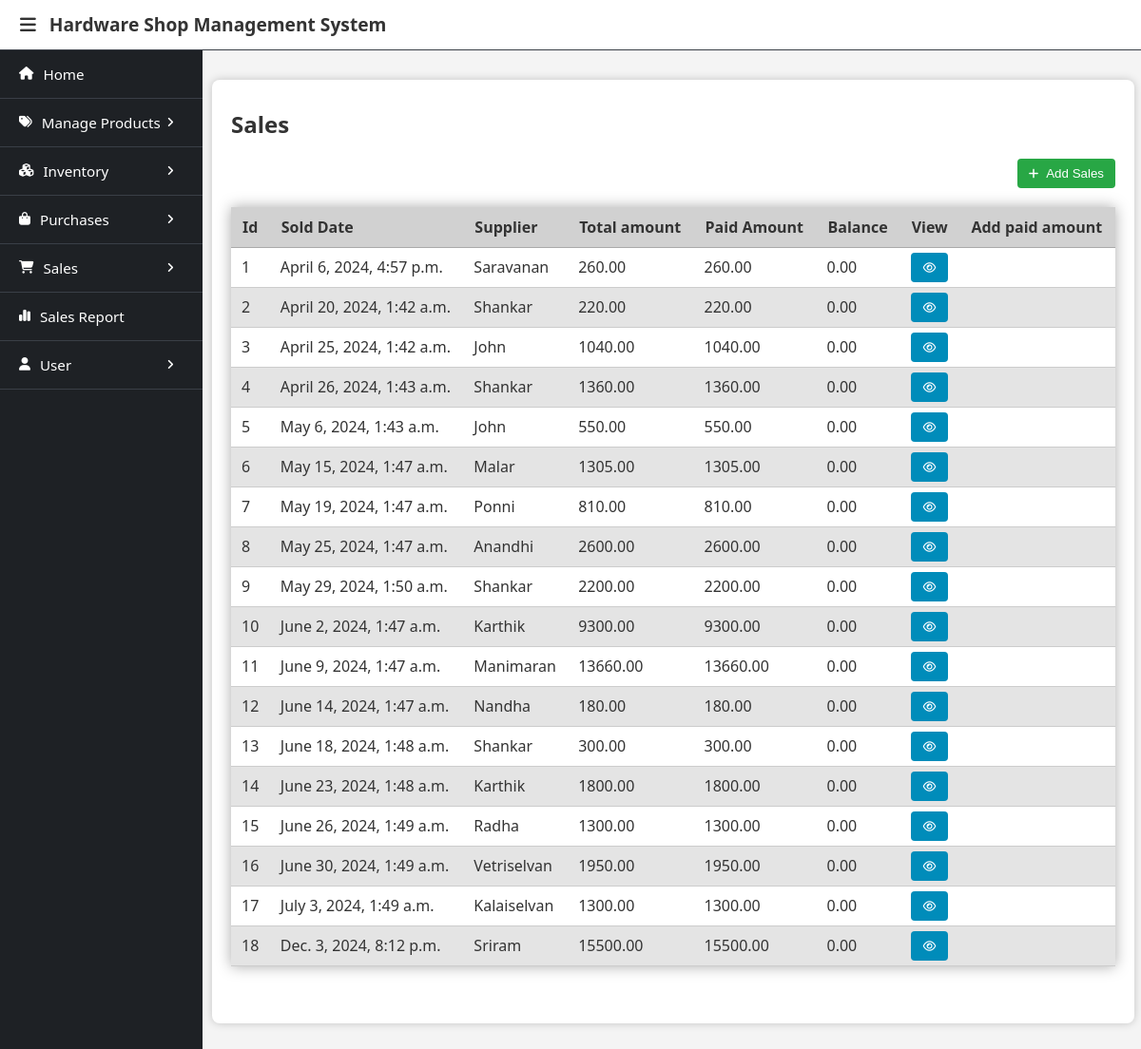
The app's page /sales/ (signed in) with its own data.
### database/models.py (models this page shows, shortened)
class SaleHeaderDetail(models.Model):
    sale_id = models.BigAutoField(primary_key=True)
    customer_ref = models.ForeignKey(Customer, on_delete=models.SET_NULL, null=True)
    sold_date = models.DateTimeField(auto_now_add=True)
    bill_amount = models.DecimalField(decimal_places=2, max_digits=10)
    discount_percent = models.DecimalField(default=0, blank=True, decimal_places=2, max_digits=10)
    discount_amount = models.DecimalField(default=0, blank=True, decimal_places=2, max_digits=10)
    class Meta:
        db_table = 'sale_header_detail'

class Customer(models.Model):
    customer_id = models.BigAutoField(primary_key=True)
    customer_name = models.CharField(max_length=60)
    gender = models.CharField(choices = (("male","Male"),("female","Female"), ("transgender","Transgender")), max_length=20, null=True, blank=True)
    dob_regex = RegexValidator(regex=r'^[0-9]{1,2}\/[0-9]{1,2}\/[0-9]{4}$', message="dob must be in the format: dd/mm/yyyy")
    dob = models.CharField(validators=[dob_regex], max_length=20, null=True, blank=True)
    phone_regex = RegexValidator(regex=r'^(\d{10})$', message="Phone number must be entered in the 10 digit format: '9999999999'")
    phoneno = models.CharField(validators=[phone_regex], max_length=13, null=True, blank=True)
    email = models.EmailField(null=True, blank=True)
    address = models.TextField(max_length=100, null=True, blank=True)
    profession = models.CharField(max_length=100, null=True, blank=True)
    added_date = models.DateTimeField(auto_now_add=True)
    class Meta:
        db_table = "customer"
    def __str__(self):
        return self.customer_name

class SalePayment(models.Model):
    sale_payment_id = models.BigAutoField(primary_key=True)
    sale_ref = models.ForeignKey(SaleHeaderDetail, on_delete=models.CASCADE)
    payment_date = models.DateTimeField(auto_now_add=True)
    paid_amount = models.DecimalField(decimal_places=2, max_digits=10)
    balance_amount = models.DecimalField(decimal_places=2, max_digits=10)
    class Meta:
        db_table = 'sale_payment'

### sales/views.py (the view)
# urls.py: path('', ViewSales.as_view(), name="view_sales"),
class ViewSales(GroupRequiredMixin, View):
    groups_required = ['Owner', 'Salesman']
    def get(self, request):
        sales = SaleHeaderDetail.objects.all()
        sales_list = []
        for sale in sales:
            sales_list.append(get_sale_detail(sale, False, False))
        context = {
            "sales":sales_list
        }
        return render(request, 'sales.html', context)

### sales/views.py (called while the page is built)
def get_sale_detail(sale, get_payments=True, get_items=True):
    context = {
            "sale_ref":sale,
            "total_amount":sale.bill_amount - sale.discount_amount,
            "paid_amount": 0,
            "balance_amount": sale.bill_amount - sale.discount_amount
    }
    if get_items:
        sale_items = SaleItem.objects.filter(sale_ref = sale)
        context["sale_items"] = sale_items
    sale_payments = SalePayment.objects.filter(sale_ref = sale)
    if sale_payments:
        if get_payments:
            context["sale_payments"] = sale_payments
        pamount = 0
        for payment in sale_payments:
            pamount += payment.paid_amount
        context["paid_amount"] = pamount
        context["balance_amount"] = sale_payments.last().balance_amount
    return context

### user/context_processors.py (called while the page is built)
def get_users(request):
    users = User.objects.all()
    return {
        'users': users
    }

### user/templatetags/user_custom_tags.py (called while the page is built)
@register.filter(name='has_group')
def has_group(user, group_name):
    return user.groups.filter(name=group_name).exists()

### user/views.py (called while the page is built)
    def dispatch(self, request, *args, **kwargs):
        user = request.user
        if not user.is_authenticated:
            return redirect('login_page')
        if not any([user.groups.filter(name=group).exists() for group in self.groups_required]):
            print(user.groups)
            return self.handle_no_permission()
        return super().dispatch(request,*args, **kwargs)

### sales/templates/sales.html (shortened to what this page needs)
{% extends 'base.html' %}
{% load user_custom_tags %}
{% block menubar %}
    {% if request.user|has_group:"Owner" %}
        {% include 'owner_menu.html' %}
    {% elif request.user|has_group:"Salesman" %}
        {% include 'salesman_menu.html' %}
    {% endif %}
{% endblock %}
{% block content %}
<div class="container">
    <h2>Sales</h2>
    <a href="/sales/add/"><button class="btn btn-add"><i class="fa-solid fa-plus"></i>Add Sales</button></a>
    <table>
        <thead>
            <th>Id</th>
            <th>Sold Date</th>
            <th>Supplier</th>
            <th>Total amount</th>
            <th>Paid Amount</th>
            <th>Balance</th>
            <th>View</th>
            <th>Add paid amount</th>
        </thead>
        {% for sale in sales %}
        <tr>
            <td>{{sale.sale_ref.sale_id}}</td>
            <td>{{sale.sale_ref.sold_date}}</td>
            <td>{{sale.sale_ref.customer_ref}}</td>
            <td>{{sale.total_amount}}</td>
            <td>{{sale.paid_amount}}</td>
            <td>{{sale.balance_amount}}</td>
            <td><a href="{% url 'view_sale' sale.sale_ref.sale_id %}"><button class="btn btn-view"><i class="fa-regular fa-eye m-0"></i></button></a></td>
            {% if sale.balance_amount > 0 %}
            <td><a href="{% url 'add_sale_payment' sale.sale_ref.sale_id %}"><button class="btn btn-payment"><i class="fa-solid fa-indian-rupee-sign"></i>Record payment</button></a></td>
            {% else %}
            <td></td>
            {% endif %}
        </tr>
        {% endfor %}
    </table>
</div>
{% endblock %}

### static/css/header_sidebar_layout.css (style rules this page uses)
body { margin: 0; font-family: system-ui, -apple-system, BlinkMacSystemFont, 'Segoe UI', Roboto, Oxygen, Ubuntu, Cantarell, 'Open Sans', 'Helvetica Neue', sans-serif; background-color: #f4f4f4; }

### templates/base.html (style rules this page uses)
.m-0 { margin: 0px !important; }
h1, h2 { color: #333; }
i { margin-right: 8px; font-size: 0.9em; }
.container { background: #fff; padding: 10px 20px 20px; margin: 20px 0; border-radius: 8px; box-shadow: 0 0 10px rgba(0, 0, 0, 0.2); }
button { background-color: #333; color: white; padding: 10px 15px; border: none; border-radius: 4px; cursor: pointer; }
.container .btn { display: inline-block; padding: 8px 13px; border: none; border-radius: 4px; cursor: pointer; color: white; transition: background-color 0.2s; }
.container .btn-add, .container .btn-edit-stock { background-color: #28a745; float: right; padding:8px 12px; margin-bottom: 20px; }
.container .btn-view { background-color:#008CBA; }
table { width: 100%; border-collapse: collapse; margin-bottom: 40px; box-shadow: 0px 0px 14px #aaa; overflow-x: auto; }
th, td { text-align: left; border-bottom: 1px solid #ccc; }
th { background-color: #d1d1d1; padding: 10px 12px; color: #333; border-bottom: 1px solid #aaa; font-weight: bold; }
td { padding: 5px 11px; background-color: #fff; color: #333; }
tr:nth-child(even) td { background-color: #e4e4e4; }

### records on screen
SaleHeaderDetail: sale_ref.sale_id "1", sale_ref.sold_date "April 6, 2024, 4:57 p.m.", sale_ref.customer_ref "Saravanan", total_amount "260.00", paid_amount "260.00", balance_amount "0.00"
SaleHeaderDetail: sale_ref.sale_id "2", sale_ref.sold_date "April 20, 2024, 1:42 a.m.", sale_ref.customer_ref "Shankar", total_amount "220.00", paid_amount "220.00", balance_amount "0.00"
SaleHeaderDetail: sale_ref.sale_id "3", sale_ref.sold_date "April 25, 2024, 1:42 a.m.", sale_ref.customer_ref "John", total_amount "1040.00", paid_amount "1040.00", balance_amount "0.00"
SaleHeaderDetail: sale_ref.sale_id "4", sale_ref.sold_date "April 26, 2024, 1:43 a.m.", sale_ref.customer_ref "Shankar", total_amount "1360.00", paid_amount "1360.00", balance_amount "0.00"
SaleHeaderDetail: sale_ref.sale_id "5", sale_ref.sold_date "May 6, 2024, 1:43 a.m.", sale_ref.customer_ref "John", total_amount "550.00", paid_amount "550.00", balance_amount "0.00"
SaleHeaderDetail: sale_ref.sale_id "6", sale_ref.sold_date "May 15, 2024, 1:47 a.m.", sale_ref.customer_ref "Malar", total_amount "1305.00", paid_amount "1305.00", balance_amount "0.00"
SaleHeaderDetail: sale_ref.sale_id "7", sale_ref.sold_date "May 19, 2024, 1:47 a.m.", sale_ref.customer_ref "Ponni", total_amount "810.00", paid_amount "810.00", balance_amount "0.00"
SaleHeaderDetail: sale_ref.sale_id "8", sale_ref.sold_date "May 25, 2024, 1:47 a.m.", sale_ref.customer_ref "Anandhi", total_amount "2600.00", paid_amount "2600.00", balance_amount "0.00"
SaleHeaderDetail: sale_ref.sale_id "9", sale_ref.sold_date "May 29, 2024, 1:50 a.m.", sale_ref.customer_ref "Shankar", total_amount "2200.00", paid_amount "2200.00", balance_amount "0.00"
SaleHeaderDetail: sale_ref.sale_id "10", sale_ref.sold_date "June 2, 2024, 1:47 a.m.", sale_ref.customer_ref "Karthik", total_amount "9300.00", paid_amount "9300.00", balance_amount "0.00"
SaleHeaderDetail: sale_ref.sale_id "11", sale_ref.sold_date "June 9, 2024, 1:47 a.m.", sale_ref.customer_ref "Manimaran", total_amount "13660.00", paid_amount "13660.00", balance_amount "0.00"
SaleHeaderDetail: sale_ref.sale_id "12", sale_ref.sold_date "June 14, 2024, 1:47 a.m.", sale_ref.customer_ref "Nandha", total_amount "180.00", paid_amount "180.00", balance_amount "0.00"
SaleHeaderDetail: sale_ref.sale_id "13", sale_ref.sold_date "June 18, 2024, 1:48 a.m.", sale_ref.customer_ref "Shankar", total_amount "300.00", paid_amount "300.00", balance_amount "0.00"
SaleHeaderDetail: sale_ref.sale_id "14", sale_ref.sold_date "June 23, 2024, 1:48 a.m.", sale_ref.customer_ref "Karthik", total_amount "1800.00", paid_amount "1800.00", balance_amount "0.00"
SaleHeaderDetail: sale_ref.sale_id "15", sale_ref.sold_date "June 26, 2024, 1:49 a.m.", sale_ref.customer_ref "Radha", total_amount "1300.00", paid_amount "1300.00", balance_amount "0.00"
SaleHeaderDetail: sale_ref.sale_id "16", sale_ref.sold_date "June 30, 2024, 1:49 a.m.", sale_ref.customer_ref "Vetriselvan", total_amount "1950.00", paid_amount "1950.00", balance_amount "0.00"
SaleHeaderDetail: sale_ref.sale_id "17", sale_ref.sold_date "July 3, 2024, 1:49 a.m.", sale_ref.customer_ref "Kalaiselvan", total_amount "1300.00", paid_amount "1300.00", balance_amount "0.00"
SaleHeaderDetail: sale_ref.sale_id "18", sale_ref.sold_date "Dec. 3, 2024, 8:12 p.m.", sale_ref.customer_ref "Sriram", total_amount "15500.00", paid_amount "15500.00", balance_amount "0.00"
